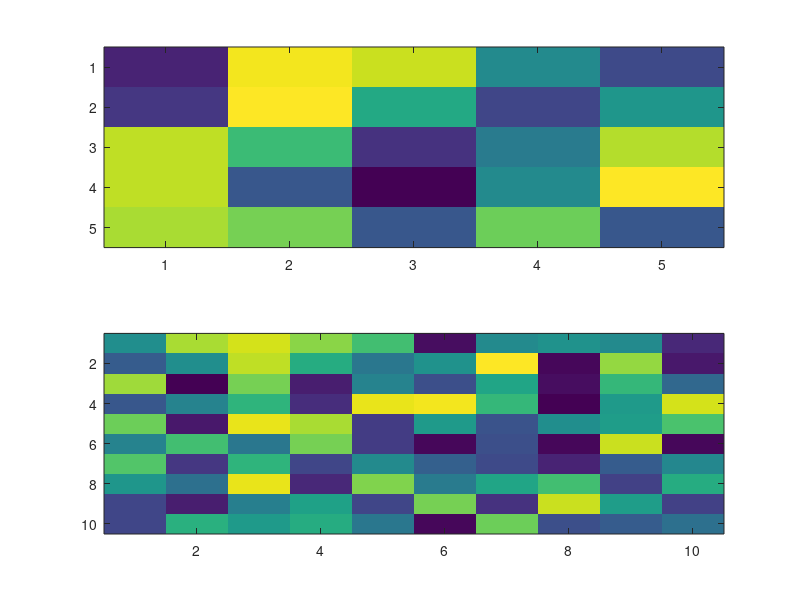

The MATLAB script that drew this image:

function MouseTest()

subplot(2,1,1);
imagesc(rand(5));

ax = subplot(2,1,2);
t= imagesc(rand(10));

set(t,'ButtonDownFcn',@mytestcallback) % WindowButtonDownFcn

function mytestcallback(hObject,~)
    pos=get(ax,'CurrentPoint');
    row = rround(pos(1, 2));
    col = rround(pos(1, 1));
    
    disp(['You clicked X:' num2str(col) ', Y:', num2str(row)]);
    
    function [res] = rround(i)
        
        if i < 0.5
            res = 1;
        else
            res = round(i);
        end
    end
end

end